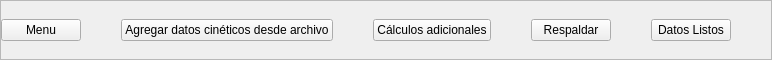
     <widget class="QFrame" name="panel_comando_superior">
      <property name="maximumSize">
       <size>
        <width>16777215</width>
        <height>60</height>
       </size>
      </property>
      <property name="styleSheet">
       <string notr="true">/*background-color: rgb(221, 221, 221);</string>
      </property>
      <property name="frameShape">
       <enum>QFrame::StyledPanel</enum>
      </property>
      <property name="frameShadow">
       <enum>QFrame::Raised</enum>
      </property>
      <layout class="QHBoxLayout" name="horizontalLayout_5">
       <property name="spacing">
        <number>0</number>
       </property>
       <property name="leftMargin">
        <number>0</number>
       </property>
       <property name="topMargin">
        <number>0</number>
       </property>
       <property name="rightMargin">
        <number>0</number>
       </property>
       <property name="bottomMargin">
        <number>0</number>
       </property>
       <item>
        <layout class="QHBoxLayout" name="horizontalLayout_4">
         <property name="spacing">
          <number>0</number>
         </property>
         <item>
          <widget class="QPushButton" name="menu_btn">
           <property name="text">
            <string>Menu</string>
           </property>
          </widget>
         </item>
         <item>
          <spacer name="horizontalSpacer_60">
           <property name="orientation">
            <enum>Qt::Horizontal</enum>
           </property>
           <property name="sizeHint" stdset="0">
            <size>
             <width>40</width>
             <height>20</height>
            </size>
           </property>
          </spacer>
         </item>
         <item>
          <widget class="QPushButton" name="agregar_dc_archivo_btn">
           <property name="text">
            <string>Agregar datos cinéticos desde archivo</string>
           </property>
          </widget>
         </item>
         <item>
          <spacer name="horizontalSpacer_66">
           <property name="orientation">
            <enum>Qt::Horizontal</enum>
           </property>
           <property name="sizeHint" stdset="0">
            <size>
             <width>40</width>
             <height>20</height>
            </size>
           </property>
          </spacer>
         </item>
         <item>
          <widget class="QPushButton" name="calculos_adicionales_btn">
           <property name="text">
            <string>Cálculos adicionales</string>
           </property>
          </widget>
         </item>
         <item>
          <spacer name="horizontalSpacer_38">
           <property name="orientation">
            <enum>Qt::Horizontal</enum>
           </property>
           <property name="sizeHint" stdset="0">
            <size>
             <width>40</width>
             <height>20</height>
            </size>
           </property>
          </spacer>
         </item>
         <item>
          <widget class="QPushButton" name="respaldar_btn">
           <property name="text">
            <string>Respaldar</string>
           </property>
          </widget>
         </item>
         <item>
          <spacer name="horizontalSpacer_34">
           <property name="orientation">
            <enum>Qt::Horizontal</enum>
           </property>
           <property name="sizeHint" stdset="0">
            <size>
             <width>40</width>
             <height>20</height>
            </size>
           </property>
          </spacer>
         </item>
         <item>
          <widget class="QPushButton" name="data_lista_btn">
           <property name="text">
            <string>Datos Listos</string>
           </property>
          </widget>
         </item>
         <item>
          <spacer name="horizontalSpacer_2">
           <property name="orientation">
            <enum>Qt::Horizontal</enum>
           </property>
           <property name="sizeHint" stdset="0">
            <size>
             <width>40</width>
             <height>20</height>
            </size>
           </property>
          </spacer>
         </item>
        </layout>
       </item>
      </layout>
     </widget>
